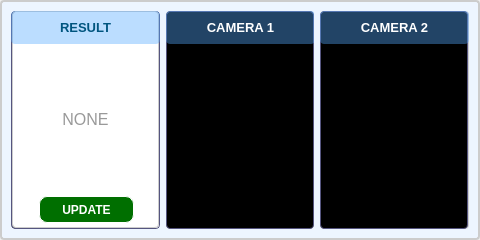
<?xml version="1.0" encoding="UTF-8"?>
<ui version="4.0">
 <class>MainWindow</class>
 <widget class="QMainWindow" name="MainWindow">
  <property name="geometry">
   <rect>
    <x>0</x>
    <y>0</y>
    <width>480</width>
    <height>240</height>
   </rect>
  </property>
  <property name="minimumSize">
   <size>
    <width>480</width>
    <height>240</height>
   </size>
  </property>
  <property name="maximumSize">
   <size>
    <width>480</width>
    <height>240</height>
   </size>
  </property>
  <property name="sizeIncrement">
   <size>
    <width>480</width>
    <height>240</height>
   </size>
  </property>
  <property name="baseSize">
   <size>
    <width>480</width>
    <height>240</height>
   </size>
  </property>
  <property name="windowTitle">
   <string>Scanner L&amp;R_H501</string>
  </property>
  <widget class="QWidget" name="centralwidget">
   <widget class="QGroupBox" name="ContenWrapper">
    <property name="geometry">
     <rect>
      <x>0</x>
      <y>0</y>
      <width>480</width>
      <height>240</height>
     </rect>
    </property>
    <property name="sizePolicy">
     <sizepolicy hsizetype="Preferred" vsizetype="Preferred">
      <horstretch>0</horstretch>
      <verstretch>0</verstretch>
     </sizepolicy>
    </property>
    <property name="minimumSize">
     <size>
      <width>480</width>
      <height>240</height>
     </size>
    </property>
    <property name="maximumSize">
     <size>
      <width>480</width>
      <height>240</height>
     </size>
    </property>
    <property name="sizeIncrement">
     <size>
      <width>480</width>
      <height>240</height>
     </size>
    </property>
    <property name="baseSize">
     <size>
      <width>480</width>
      <height>240</height>
     </size>
    </property>
    <property name="font">
     <font>
      <family>Segoe UI</family>
      <pointsize>12</pointsize>
     </font>
    </property>
    <property name="styleSheet">
     <string notr="true">border: 2px solid #ccc; border-radius: 4px; background-color:rgb(237, 245, 255)</string>
    </property>
    <property name="title">
     <string/>
    </property>
    <layout class="QGridLayout" name="gridLayout">
     <item row="0" column="2">
      <widget class="QGroupBox" name="CameraSpan2">
       <property name="styleSheet">
        <string notr="true">background-color: #000</string>
       </property>
       <property name="title">
        <string/>
       </property>
       <widget class="QLabel" name="CameraLabel2">
        <property name="geometry">
         <rect>
          <x>0</x>
          <y>0</y>
          <width>149</width>
          <height>33</height>
         </rect>
        </property>
        <property name="font">
         <font>
          <family>Segoe UI</family>
          <pointsize>10</pointsize>
          <weight>75</weight>
          <italic>false</italic>
          <bold>true</bold>
         </font>
        </property>
        <property name="styleSheet">
         <string notr="true">
font: 10pt &quot;Segoe UI&quot;; border: none; color: #fff; background: none; font-weight:bold; background-color: rgba(85, 170, 255,0.4)</string>
        </property>
        <property name="text">
         <string>CAMERA 2</string>
        </property>
        <property name="alignment">
         <set>Qt::AlignCenter</set>
        </property>
       </widget>
       <widget class="QLabel" name="CameraFrame2">
        <property name="geometry">
         <rect>
          <x>0</x>
          <y>0</y>
          <width>148</width>
          <height>218</height>
         </rect>
        </property>
        <property name="styleSheet">
         <string notr="true">border: 1px solid rgb(85, 85, 127);</string>
        </property>
        <property name="text">
         <string/>
        </property>
       </widget>
       <zorder>CameraFrame2</zorder>
       <zorder>CameraLabel2</zorder>
      </widget>
     </item>
     <item row="0" column="1">
      <widget class="QGroupBox" name="CameraSpan1">
       <property name="styleSheet">
        <string notr="true">background-color: #000;</string>
       </property>
       <property name="title">
        <string/>
       </property>
       <widget class="QLabel" name="CameraLabel1">
        <property name="geometry">
         <rect>
          <x>0</x>
          <y>0</y>
          <width>149</width>
          <height>33</height>
         </rect>
        </property>
        <property name="font">
         <font>
          <family>Segoe UI</family>
          <pointsize>10</pointsize>
          <weight>75</weight>
          <italic>false</italic>
          <bold>true</bold>
         </font>
        </property>
        <property name="styleSheet">
         <string notr="true">
font: 10pt &quot;Segoe UI&quot;; border: none; color: #fff; background: none; font-weight:bold; background-color: rgba(85, 170, 255,0.4)</string>
        </property>
        <property name="text">
         <string>CAMERA 1</string>
        </property>
        <property name="alignment">
         <set>Qt::AlignCenter</set>
        </property>
       </widget>
       <widget class="QLabel" name="CameraFrame1">
        <property name="geometry">
         <rect>
          <x>0</x>
          <y>0</y>
          <width>148</width>
          <height>218</height>
         </rect>
        </property>
        <property name="styleSheet">
         <string notr="true">border: 1px solid rgb(85, 85, 127);</string>
        </property>
        <property name="text">
         <string/>
        </property>
       </widget>
       <zorder>CameraFrame1</zorder>
       <zorder>CameraLabel1</zorder>
      </widget>
     </item>
     <item row="0" column="0">
      <widget class="QGroupBox" name="ResultSpan">
       <property name="styleSheet">
        <string notr="true">background-color:qlineargradient(spread:pad, x1:0, y1:0.0738636, x2:1, y2:0, stop:0 rgba(128, 128, 128, 255), stop:1 rgba(255, 255, 255, 255)); border: 1px solid rgb(85, 85, 127);</string>
       </property>
       <property name="title">
        <string/>
       </property>
       <widget class="QLabel" name="ResultContent">
        <property name="geometry">
         <rect>
          <x>1</x>
          <y>0</y>
          <width>147</width>
          <height>217</height>
         </rect>
        </property>
        <property name="styleSheet">
         <string notr="true">font-size: 16px;
font: 16pt &quot;Segoe UI&quot;; border: 1px solid #ccc; color: #999; background-color: #fff;</string>
        </property>
        <property name="text">
         <string>NONE</string>
        </property>
        <property name="alignment">
         <set>Qt::AlignCenter</set>
        </property>
       </widget>
       <widget class="QPushButton" name="UpdateButton">
        <property name="geometry">
         <rect>
          <x>28</x>
          <y>185</y>
          <width>95</width>
          <height>27</height>
         </rect>
        </property>
        <property name="sizePolicy">
         <sizepolicy hsizetype="Preferred" vsizetype="Preferred">
          <horstretch>0</horstretch>
          <verstretch>0</verstretch>
         </sizepolicy>
        </property>
        <property name="font">
         <font>
          <family>Segoe UI</family>
          <pointsize>9</pointsize>
          <weight>75</weight>
          <bold>true</bold>
         </font>
        </property>
        <property name="cursor">
         <cursorShape>PointingHandCursor</cursorShape>
        </property>
        <property name="styleSheet">
         <string notr="true">background-color:rgb(0, 111, 0); color: #fff; border: 1px solid #fff; border-radius: 8px; </string>
        </property>
        <property name="text">
         <string>UPDATE</string>
        </property>
       </widget>
       <widget class="QLabel" name="ResultLabel">
        <property name="geometry">
         <rect>
          <x>0</x>
          <y>0</y>
          <width>149</width>
          <height>33</height>
         </rect>
        </property>
        <property name="font">
         <font>
          <family>Segoe UI</family>
          <pointsize>10</pointsize>
          <weight>75</weight>
          <italic>false</italic>
          <bold>true</bold>
         </font>
        </property>
        <property name="styleSheet">
         <string notr="true">
font: 10pt &quot;Segoe UI&quot;; border: none; color:rgb(0, 85, 127); background: none; font-weight:bold; background-color: rgba(85, 170, 255,0.4)</string>
        </property>
        <property name="text">
         <string>RESULT</string>
        </property>
        <property name="alignment">
         <set>Qt::AlignCenter</set>
        </property>
       </widget>
      </widget>
     </item>
    </layout>
   </widget>
  </widget>
 </widget>
 <resources/>
 <connections/>
</ui>
